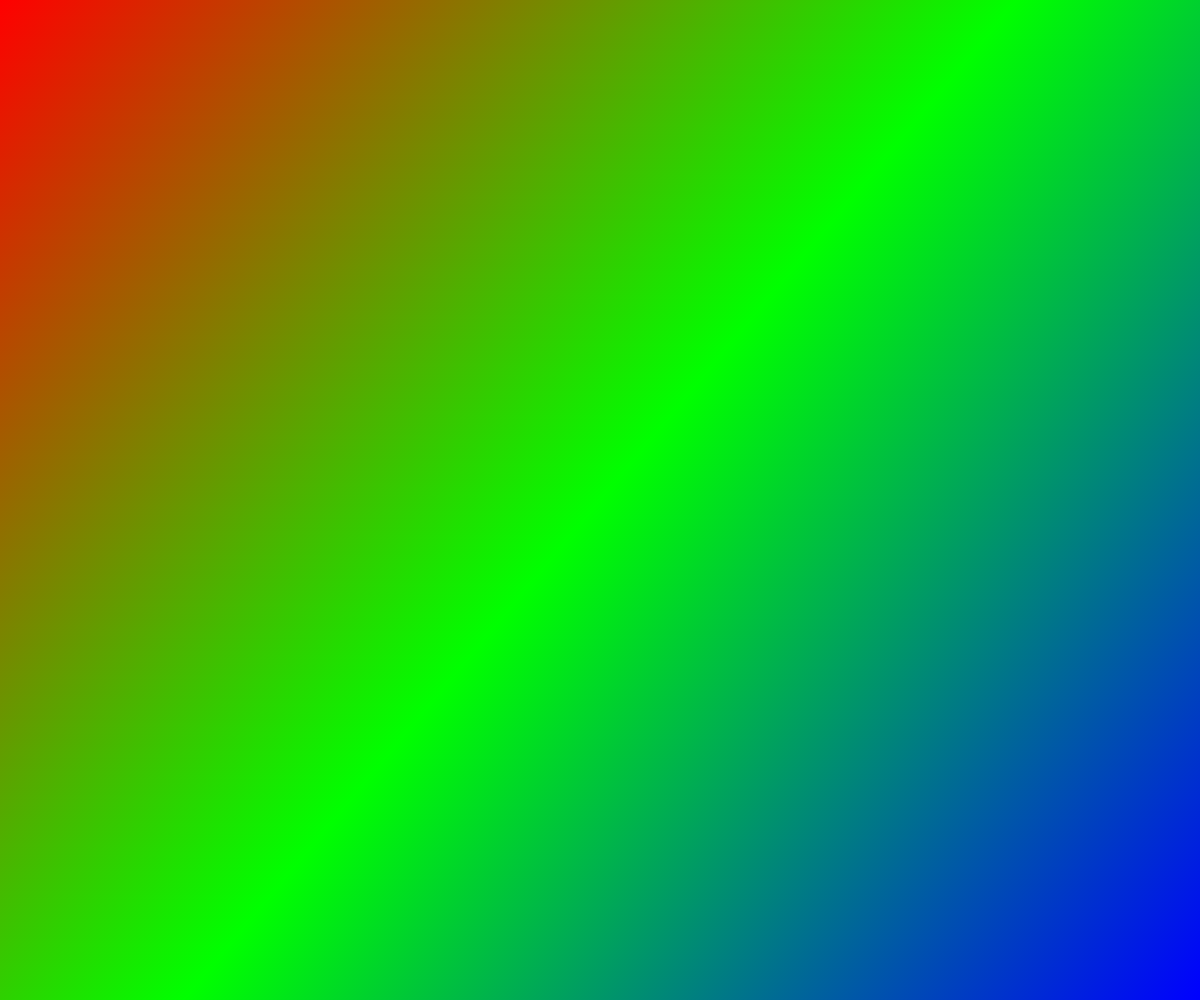
Frame 1 (no input)
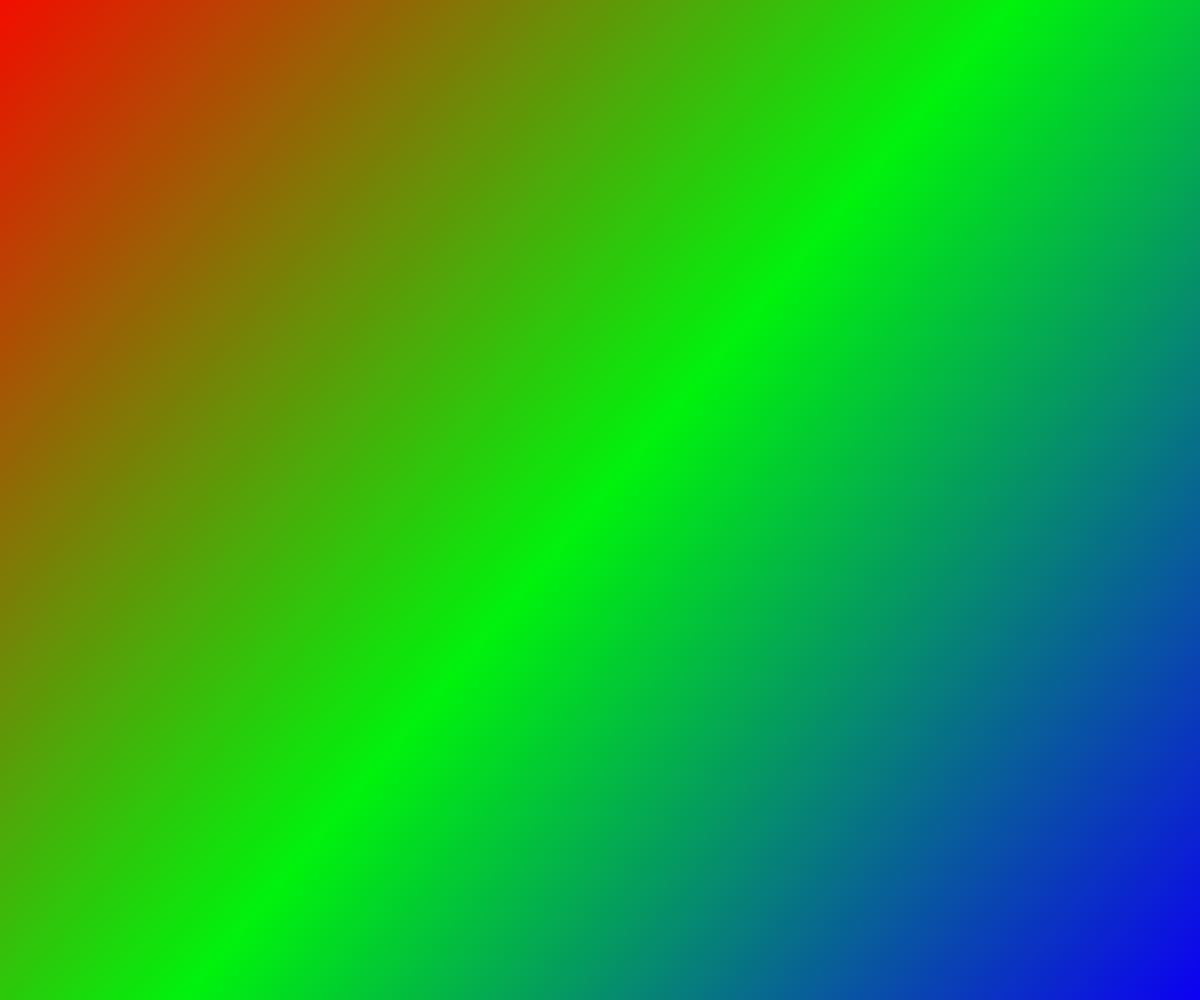
Frame 60 (no input)
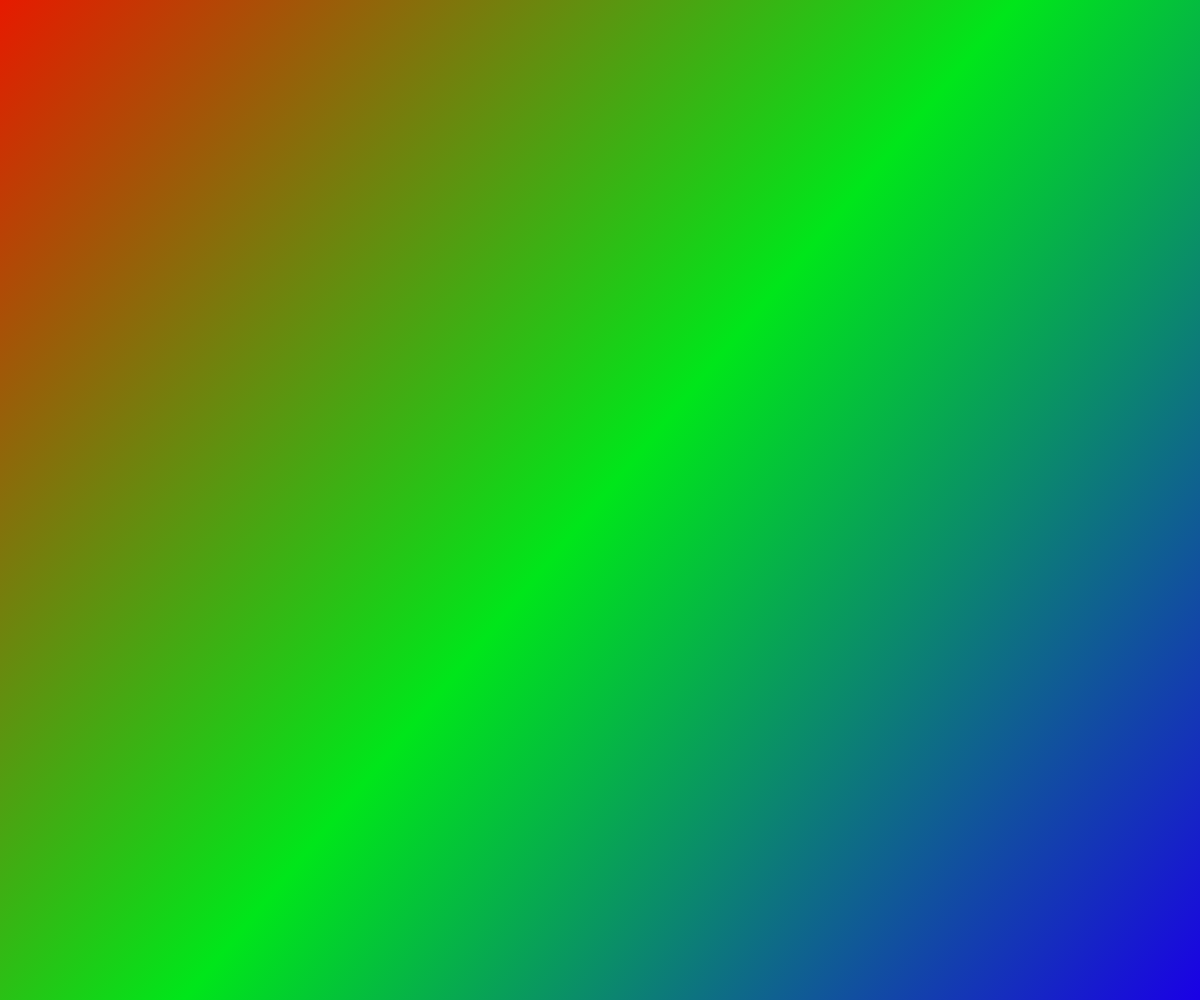
Frame 120 (the mouse pressed at the canvas centre since frame 60)

The p5.js sketch that drew these frames (run headless with seeded random() and noise() and a simulated clock; from frame 60 on, the mouse is pressed at the canvas centre):

// p5.js sketch
// ── sketch.js
// https://p5js.org/examples/input-clock.html

let w;
let seconds, milliseconds;

function setup() {
  /*if(windowHeight>=windowWidth){
    createCanvas(windowWidth, windowWidth);
    w=windowWidth;
  }
  else{
    createCanvas(windowHeight, windowHeight);
    w=windowHeight;
  }*/
  createCanvas(windowWidth, windowHeight);
  //colorMode(HSB, [360], [100], [100], [100]);
  strokeWeight(1);
  noStroke();
  rectMode(CENTER);
}

function draw() {

  milliseconds = int(millis() % 60000);
  seconds = int(milliseconds / 1000);

  let gradient = drawingContext.createLinearGradient(0, 0, width, height);
  if (milliseconds<=20000){
    r1 = map(milliseconds, 0, 20000, 255, 0);
    g1 = map(milliseconds, 0, 20000, 0, 255);
    b1 = 0;
  } else if (milliseconds<=40000){
    g1 = map(milliseconds, 20000, 40000, 255, 0);
    r1 = 0;
    b1 = map(milliseconds, 20000, 40000, 0, 255);
  } else if (milliseconds>40000){
    r1 = map(milliseconds, 40000, 60000, 0, 255);
    g1 = 0;
    b1 = map(milliseconds, 40000, 60000, 255, 0);
  }
  gradient.addColorStop(0, color(r1, g1, b1));
  gradient.addColorStop(0.5, color(b1, r1, g1));
  gradient.addColorStop(1, color(g1, b1, r1));
  drawingContext.fillStyle=gradient;

  rect(width/2,height/2,width,height);

}

function windowResized() {
  /*if(windowHeight>=windowWidth){
    createCanvas(windowWidth, windowWidth);
    w=windowWidth;
  }
  else{
    createCanvas(windowHeight, windowHeight);
    w=windowHeight;
  }*/
  resizeCanvas(windowWidth, windowHeight);
}
